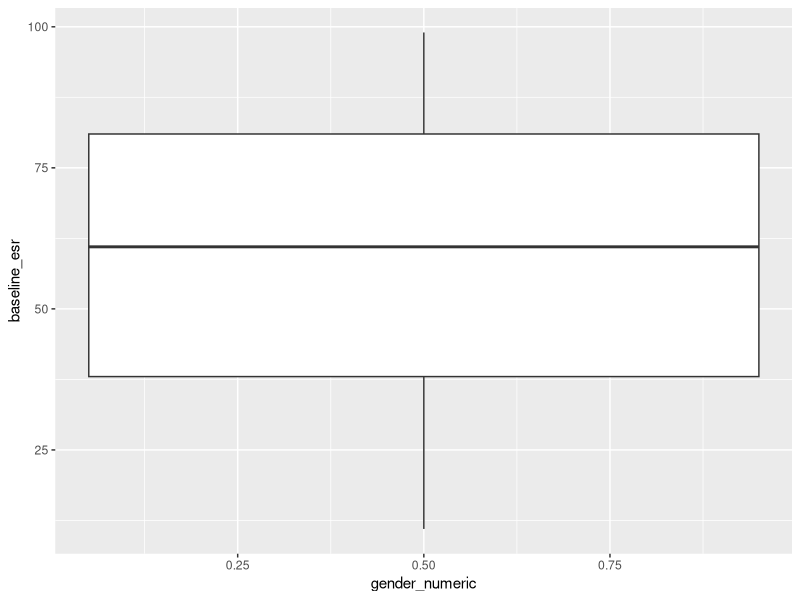
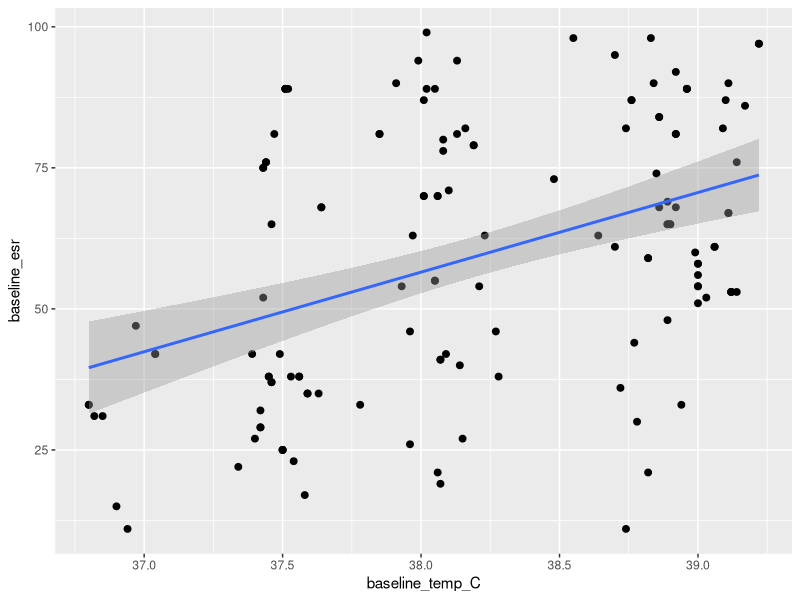
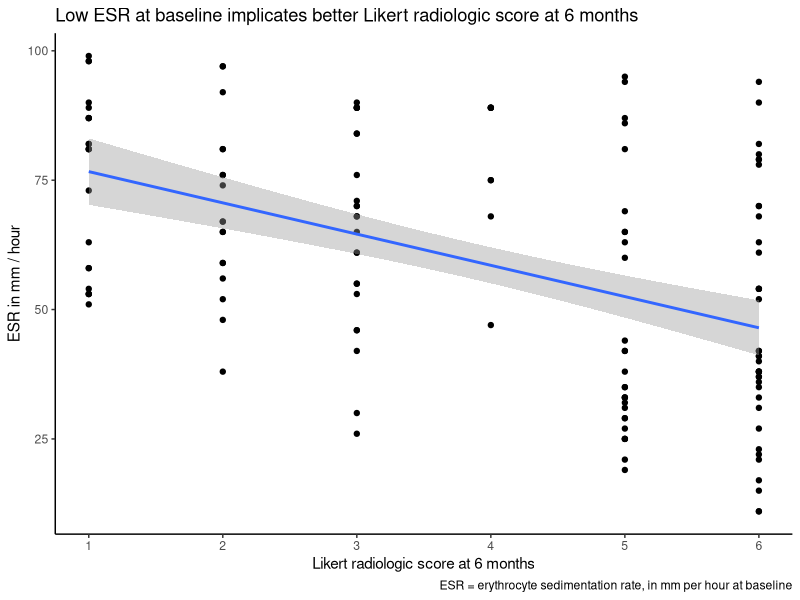

These figures' R source, in order:
## ---- chunk 1
knitr::opts_chunk$set(echo = TRUE)
library(tidyverse)
library(here)
library(patchwork)
df <- read_delim(here("data", "tidy_data_day6.txt"), delim = "\t")
## ---- chunk 2
print("Hello world!")
## ---- chunk 3
ggplot(df) +
  aes(x = gender_numeric,
      y = baseline_esr) +
  geom_boxplot()
## ---- chunk 4
ggplot(data = df) +
  aes( x= baseline_temp_C,
       y = baseline_esr) +
  geom_point(
             size=2) +
  geom_smooth(
    method = "lm")
## ---- chunk 5
ggplot(df) +
  aes(x = radiologic_6mon_cat, y = baseline_esr) +
  geom_point() +
  geom_smooth(method = "lm") +
  theme_classic() +
  labs(title = "Low ESR at baseline implicates better Likert radiologic score at 6 months",
       caption = "ESR = erythrocyte sedimentation rate, in mm per hour at baseline") +
       ylab("ESR in mm / hour") +
       xlab("Likert radiologic score at 6 months") +
  scale_x_continuous(breaks = c(1,2,3,4,5,6))
## ---- chunk 6
df <- df %>% 
  mutate(arm_numeric = if_else(df$arm == "Control", 0, 1))
view(df)
## ---- chunk 7
df %>% 
  t.test(arm_numeric~gender_numeric, data = .)
## ---- chunk 8
ANOVAresult <-
  df %>% 
  aov(arm_numeric~base_esr_quartiles, data = .)

ANOVAresult %>%
  summary()
## ---- chunk 9
df %>% 
  kruskal.test(baseline_temp~radiologic_6mon_cat, data = .) %>%
  broom::tidy()
## ---- chunk 10
df %>% 
  aov(strep_resistance_cat~baseline_esr, data = .) %>% 
  summary()

## ---- chunk 11
sessionInfo()
